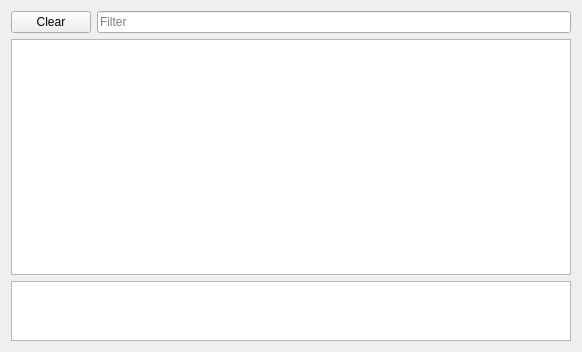
<?xml version="1.0" encoding="UTF-8"?>
<ui version="4.0">
 <class>ConsoleView</class>
 <widget class="QWidget" name="ConsoleView">
  <property name="geometry">
   <rect>
    <x>0</x>
    <y>0</y>
    <width>582</width>
    <height>352</height>
   </rect>
  </property>
  <property name="windowTitle">
   <string>Form</string>
  </property>
  <property name="styleSheet">
   <string notr="true">EditorViewBase {
	background-color: palette(alternate-base);
}</string>
  </property>
  <layout class="QVBoxLayout" name="verticalLayout">
   <item>
    <layout class="QHBoxLayout" name="horizontalLayout">
     <item>
      <widget class="QPushButton" name="clearButton">
       <property name="text">
        <string>Clear</string>
       </property>
       <property name="iconSize">
        <size>
         <width>12</width>
         <height>12</height>
        </size>
       </property>
      </widget>
     </item>
     <item>
      <widget class="QLineEdit" name="searchInput">
       <property name="placeholderText">
        <string>Filter</string>
       </property>
      </widget>
     </item>
    </layout>
   </item>
   <item>
    <widget class="QListView" name="consoleOutput">
     <property name="font">
      <font>
       <pointsize>10</pointsize>
      </font>
     </property>
     <property name="horizontalScrollBarPolicy">
      <enum>Qt::ScrollBarAlwaysOff</enum>
     </property>
     <property name="editTriggers">
      <set>QAbstractItemView::NoEditTriggers</set>
     </property>
    </widget>
   </item>
   <item>
    <widget class="QTextBrowser" name="logDetails">
     <property name="maximumSize">
      <size>
       <width>16777215</width>
       <height>60</height>
      </size>
     </property>
    </widget>
   </item>
  </layout>
 </widget>
 <resources/>
 <connections/>
</ui>
